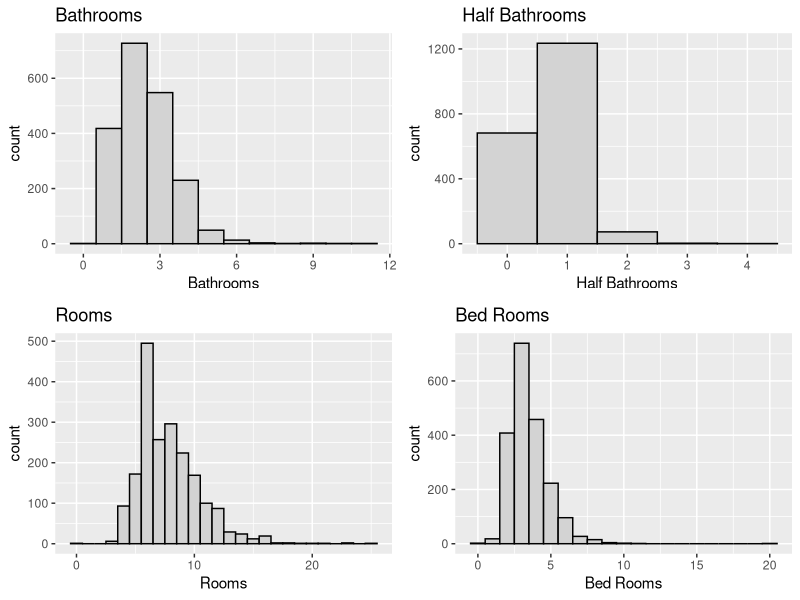
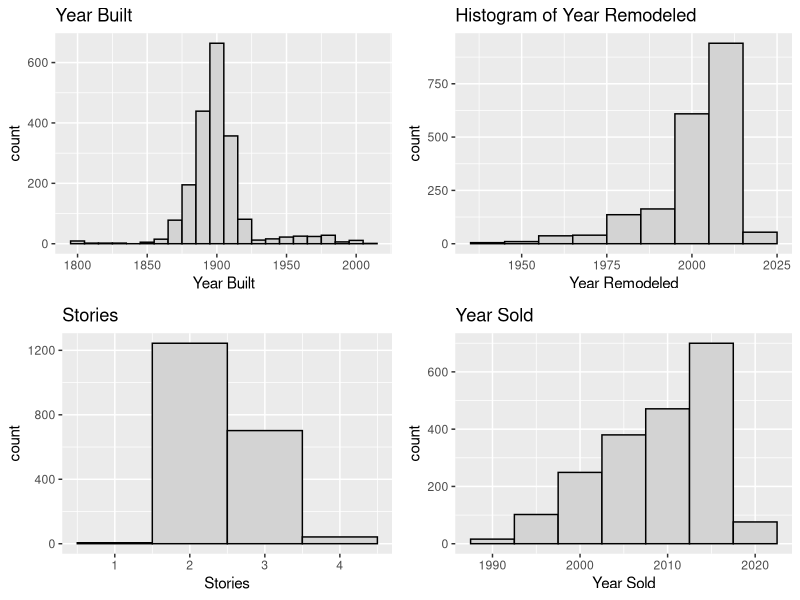
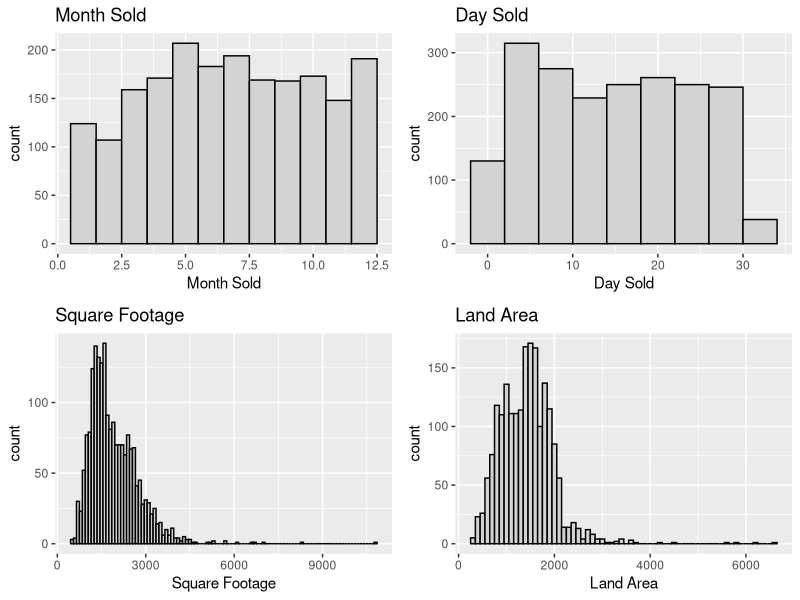
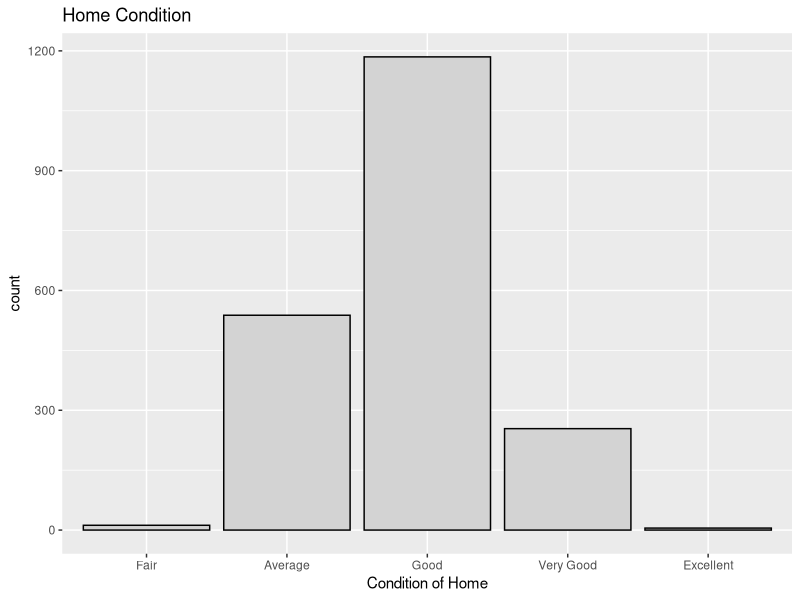
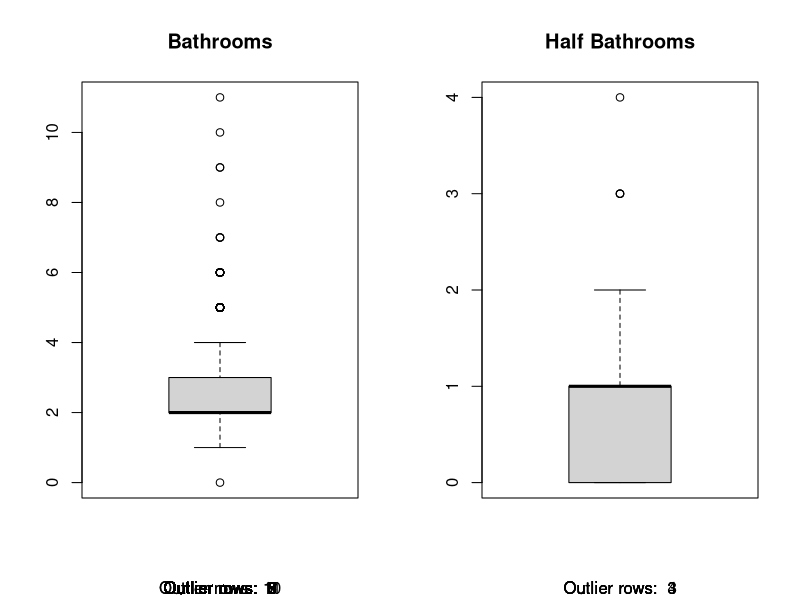
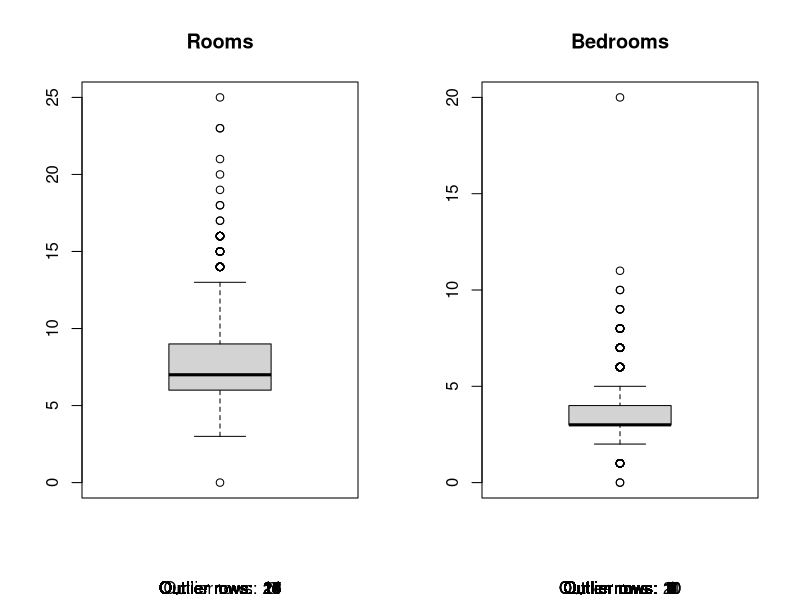
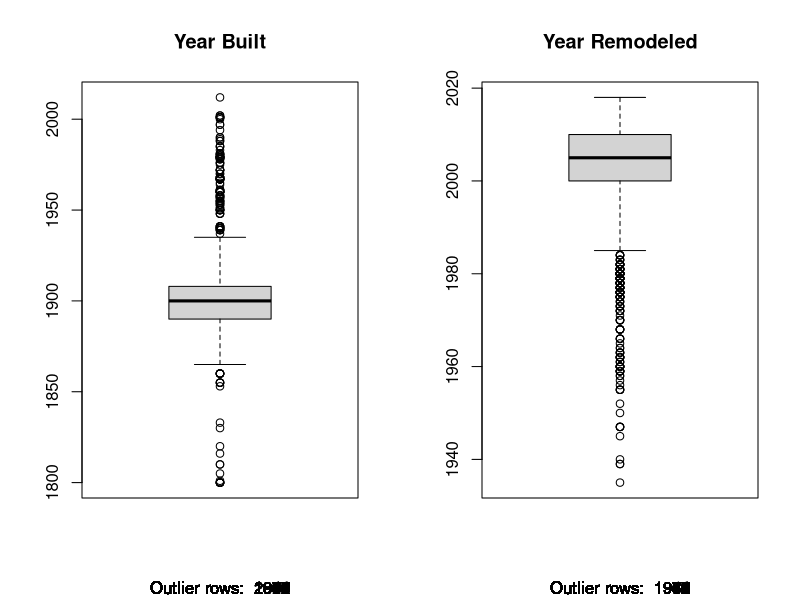
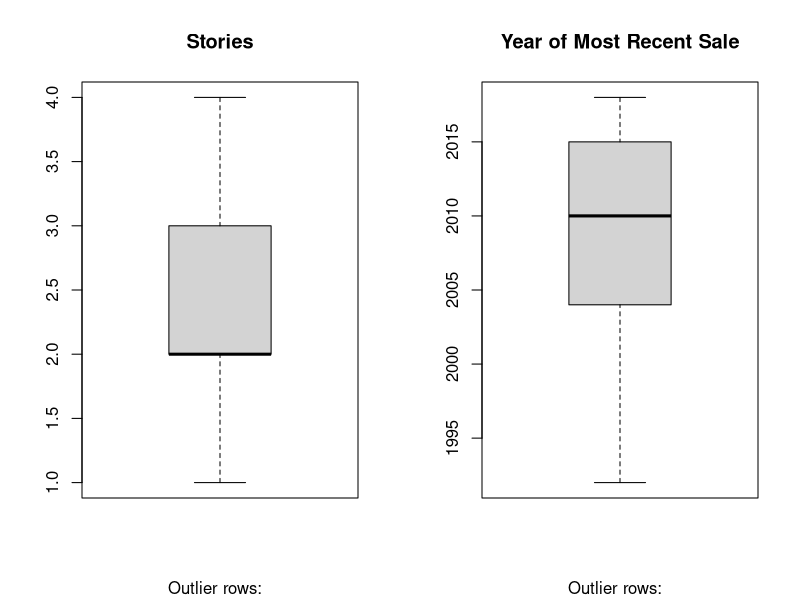

Source code (R) for these figures, in order:
## ---- chunk 1
knitr::opts_chunk$set(echo = TRUE)
library(ggplot2)
library(dplyr)
library(readr)
library(car)
library(broom)
library(corrplot)
library(gridExtra)
## ---- chunk 2

houses <- read.csv("DC_properties_clean.csv")

excl_rows <- houses[sample(nrow(houses), 5), ] # Exclude Random Rows
houses <- setdiff(houses, excl_rows)

houses$CNDTN <- factor(houses$CNDTN, order = TRUE, levels = c("Fair", "Average", "Good", "Very Good", "Excellent"))

## ---- chunk 3


require(gridExtra)

plot1 <- ggplot(houses, aes(x = BATHRM))+
  geom_histogram(color="black", fill="light gray", binwidth = 1)+
  labs(x="Bathrooms", title="Bathrooms")

plot2 <- ggplot(houses, aes(x = HF_BATHRM))+
  geom_histogram(color="black", fill="light gray", binwidth = 1)+
  labs(x="Half Bathrooms", title="Half Bathrooms")

plot3 <- ggplot(houses, aes(x = ROOMS))+
  geom_histogram(color="black", fill="light gray", binwidth = 1)+
  labs(x="Rooms", title="Rooms")

plot4 <- ggplot(houses, aes(x = BEDRM))+
  geom_histogram(color="black", fill="light gray", binwidth = 1)+
  labs(x="Bed Rooms", title="Bed Rooms")

grid.arrange(plot1, plot2, plot3, plot4, nrow =2, ncol = 2)



plot5 <- ggplot(houses, aes(x = AYB))+
  geom_histogram(color="black", fill="light gray", binwidth = 10)+
  labs(x="Year Built", title="Year Built")

plot6 <- ggplot(houses, aes(x = YR_RMDL))+
  geom_histogram(color="black", fill="light gray", binwidth = 10)+
  labs(x="Year Remodeled", title="Histogram of Year Remodeled")

plot7 <- ggplot(houses, aes(x = STORIES))+
  geom_histogram(color="black", fill="light gray", binwidth = 1)+
  labs(x="Stories", title="Stories")

plot8 <- ggplot(houses, aes(x = SALEYEAR))+
  geom_histogram(color="black", fill="light gray", binwidth = 5)+
  labs(x="Year Sold", title="Year Sold")

grid.arrange(plot5, plot6, plot7, plot8, nrow =2, ncol = 2)



plot9 <- ggplot(houses, aes(x = SALEMONTH))+
  geom_histogram(color="black", fill="light gray", binwidth = 1)+
  labs(x="Month Sold", title="Month Sold")

plot10 <- ggplot(houses, aes(x = SALEDAY))+
  geom_histogram(color="black", fill="light gray", binwidth = 4)+
  labs(x="Day Sold", title="Day Sold")

plot11 <- ggplot(houses, aes(x = GBA))+
  geom_histogram(color="black", fill="light gray", binwidth = 100)+
  labs(x="Square Footage", title="Square Footage")

plot12 <- ggplot(houses, aes(x = LANDAREA))+
  geom_histogram(color="black", fill="light gray", binwidth = 100)+
  labs(x="Land Area", title="Land Area")

grid.arrange(plot9, plot10, plot11, plot12, nrow =2, ncol = 2)


ggplot(houses, aes(x = CNDTN))+
  geom_bar(color="black", fill="light gray")+
  labs(x="Condition of Home", title="Home Condition")



# Boxplots to identify outliers

par(mfrow = c(1,2))
boxplot(houses$BATHRM, main="Bathrooms", sub=paste("Outlier rows: ", boxplot.stats(houses$BATHRM)$out))

boxplot(houses$HF_BATHRM, main="Half Bathrooms", sub=paste("Outlier rows: ", boxplot.stats(houses$HF_BATHRM)$out))

par(mfrow = c(1,2))
boxplot(houses$ROOMS, main="Rooms", sub=paste("Outlier rows: ", boxplot.stats(houses$ROOMS)$out))

boxplot(houses$BEDRM, main="Bedrooms", sub=paste("Outlier rows: ", boxplot.stats(houses$BEDRM)$out))


par(mfrow = c(1,2))
boxplot(houses$AYB, main="Year Built", sub=paste("Outlier rows: ", boxplot.stats(houses$AYB)$out))

boxplot(houses$YR_RMDL, main="Year Remodeled", sub=paste("Outlier rows: ", boxplot.stats(houses$YR_RMDL)$out))

par(mfrow = c(1,2))
boxplot(houses$STORIES, main="Stories", sub=paste("Outlier rows: ", boxplot.stats(houses$STORIES)$out))

boxplot(houses$SALEYEAR, main="Year of Most Recent Sale", sub=paste("Outlier rows: ", boxplot.stats(houses$SALEYEAR)$out))

par(mfrow = c(1,2))
boxplot(houses$GBA, main="Gross Building Area", sub=paste("Outlier rows: ", boxplot.stats(houses$GBA)$out))

boxplot(houses$CNDTN, main="Condition", sub=paste("Outlier rows: ", boxplot.stats(houses$CNDTN)$out))

par(mfrow = c(1,2))
boxplot(houses$LANDAREA, main="Land Area", sub=paste("Outlier rows: ", boxplot.stats(houses$LANDAREA)$out))

boxplot(houses$PRICE, main="Price", sub=paste("Outlier rows: ", boxplot.stats(houses$PRICE)$out))

# Boxplots to identify outliers

boxa <- boxplot(houses$BATHRM, main="Bathrooms", sub=paste("Outlier rows: ", boxplot.stats(houses$BATHRM)$out))

boxb <- boxplot(houses$HF_BATHRM, main="Half Bathrooms", sub=paste("Outlier rows: ", boxplot.stats(houses$HF_BATHRM)$out))

boxc <- boxplot(houses$ROOMS, main="Rooms", sub=paste("Outlier rows: ", boxplot.stats(houses$ROOMS)$out))



## ---- chunk 4

## ---- chunk 5

# scatterplots


# price by room
room_price <- ggplot(houses, aes(x = ROOMS, y = PRICE))
room_price_plot <- room_price + geom_point()

# price by year
year_price <- ggplot(houses, aes(x = SALEYEAR, y = PRICE))
year_price_plot <- year_price + geom_point()


# price by month
month_price <- ggplot(houses, aes(x = SALEMONTH, y = PRICE))
month_price_plot <- month_price + geom_point()

# price by day of month
day_price <- ggplot(houses, aes(x = SALEDAY, y = PRICE))
day_price_plot <-  day_price + geom_point()

grid.arrange(room_price_plot, year_price_plot, month_price_plot, day_price_plot, nrow = 2,  ncol = 2)

## ---- chunk 6

# Use corrplot to display a correlation matrix of that variables

corr_matrix <- cor(data.frame(houses$HF_BATHRM, houses$BATHRM, houses$ROOMS, houses$BEDRM,houses$AYB, houses$YR_RMDL, houses$PRICE, houses$SALEDAY, houses$SALEMONTH, houses$SALEYEAR, houses$STORIES, houses$LANDAREA, houses$GBA))
corrplot(corr_matrix, type = "upper", order = "hclust", 
         tl.col = "black", tl.srt = 45)

## ---- chunk 7

# 5. Identification and evaluation of suitable model

fit <- lm(data = houses, PRICE ~ BATHRM + HF_BATHRM  + ROOMS + BEDRM + AYB + YR_RMDL + STORIES + SALEMONTH + SALEDAY + SALEYEAR + GBA + CNDTN + LANDAREA)

# Review p-values, check sign of estimates

summary(fit)

## ---- chunk 8

# Review ANOVA and compare F statistic

anova(fit)

## ---- chunk 9

# Residual plot and look for non-constant variance

fit.df <- augment(fit)
ggplot(fit.df, aes(x = .fitted, y = .resid))+
  geom_point()+
  geom_hline(yintercept = 0, linetype = 2)+
  labs( x = "Fitted Values", y = "Residuals")

## ---- chunk 10
# Shapiro-Wilk test for normality

shapiro.test(fit$residuals)

## ---- chunk 11
# ncvTest for constant variance

ncvTest(fit)

## ---- chunk 12

# Variance Inflation Factor (used to identify multicllinearity >= 10)

vif(fit)

## ---- chunk 13
# Review R2 value
# From summary above: adjusted R^2 = .6984

# Drop non-significant predictor variables (Droped AYB: +.0002, Rooms: No change, other lower)
fit <- lm(data = houses, PRICE ~ BATHRM + HF_BATHRM  +  BEDRM + YR_RMDL + STORIES + SALEMONTH + SALEDAY + SALEYEAR + GBA + CNDTN + LANDAREA)
#summary(fit)

# If multicollinearity is present, drop one correlated variable (None present)

#Variable Transformations
#powerTransform(houses$HF_BATHRM+1) # .776
#powerTransform(houses$BEDRM+1) # -.130
#powerTransform(houses$STORIES+1) # -2.084
#powerTransform(houses$SALEMONTH) # .809
#powerTransform(houses$SALEYEAR-1990) # 1.48 - didn't help
#powerTransform(houses$GBA) # -.08 -> LOG
#powerTransform(houses$LANDAREA) # .35 -> SQRT

fit <- lm(data = houses, PRICE ~  BATHRM  + HF_BATHRM  + BEDRM + log(BEDRM+1) + STORIES  + SALEMONTH + SALEDAY + SALEYEAR  + GBA + log(GBA) + CNDTN + LANDAREA )
#summary(fit) # R^2 increased to .7269

# Transform the outcome variable if the residual plot looks suspicious
powerTransform(houses$PRICE) #.33 -> sqrt

# log lowers R2: .6589
fit1 <- lm(data = houses, log(PRICE) ~ BATHRM  + HF_BATHRM  + BEDRM + log(BEDRM+1) + STORIES  + SALEMONTH + SALEDAY + SALEYEAR  + GBA + log(GBA) + CNDTN + LANDAREA )
#summary(fit1)
# sqrt increase R2: .7481, drop YR_RMDL + .0001
fit2 <- lm(data = houses, sqrt(PRICE) ~ BATHRM  + HF_BATHRM  + BEDRM + log(BEDRM+1) + STORIES  + SALEMONTH + SALEDAY + SALEYEAR  + GBA + log(GBA) + CNDTN + LANDAREA )
#summary(fit2)
# inverse drastically decrease
fit3 <- lm(data = houses, I(1/PRICE) ~ BATHRM  + HF_BATHRM  + BEDRM + log(BEDRM+1) + STORIES  + SALEMONTH + SALEDAY + SALEYEAR  + GBA + log(GBA) + CNDTN + LANDAREA )
#summary(fit3)

## ---- chunk 14

fit_final <- lm(data = houses, sqrt(PRICE) ~  BATHRM  + HF_BATHRM  + BEDRM  + log(BEDRM+1) + STORIES  + SALEMONTH + SALEDAY + SALEYEAR  + GBA + log(GBA) + CNDTN + LANDAREA )
summary(fit_final) # R^2 increased to .7481

fit_final.df <- augment(fit_final)
ggplot(fit_final.df, aes(x = .fitted, y = .resid))+
  geom_point()+
  geom_hline(yintercept = 0, linetype = 2)+
  labs( x = "Fitted Values", y = "Residuals")

## ---- chunk 15

#using AIC & BIC for model comparison
"Initial Model AIC:"
AIC(fit) # AIC
"Initial Model BIC:"
BIC(fit) # BIC
"Final Model AIC:"
AIC(fit_final) # AIC
"Final Model BIC:"
BIC(fit_final) # BIC 

# The AIC and BIC for fit_final are both lower, so that is the better model

## ---- chunk 16

# 6. Application of the model 

# Test on excluded rows
predict(fit, newdata = excl_rows, interval = "predict")
